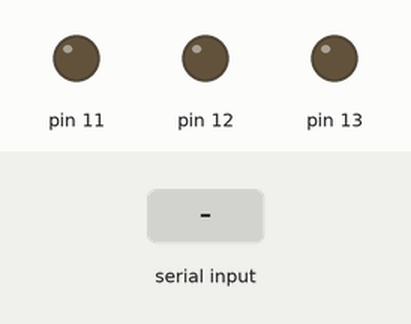
Recording of a sketch running on a simulated Arduino Uno, built with avr-gcc and run on an emulated ATmega328P. Shown: output pins drawn as LEDs (lit = HIGH). Dashed ring = blinking. Inputs (shaded band) come from the test bench.

Above: at 1.2 s.
1.3 s: "4\n" received over Serial
At 1.6 s:
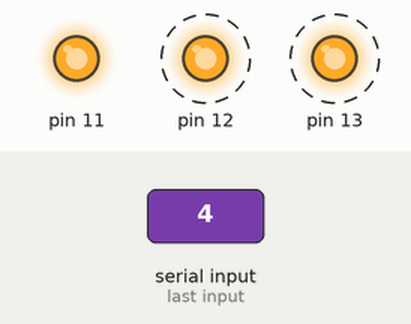
4.3 s: "1\n" received over Serial
At 30.1 s:
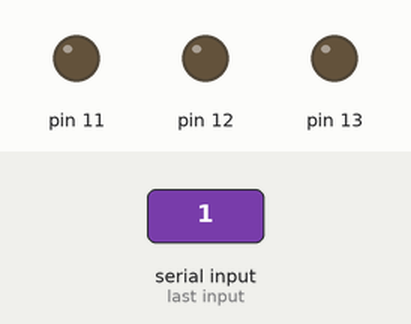
Timing chart, 0 to 30.8 s (numbered marks = the images above; inputs shaded):
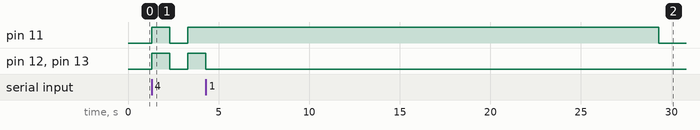

Measured:
- after the input at 1.3 s, pin 11–13: LOW → HIGH at once, → LOW 1.0 s later, → HIGH 1.0 s later
- after the input at 4.3 s, pin 11: HIGH → LOW after 25.0 s instead of 0.00 s

The sketch:

finalcodeHairdyers.ino
```cpp
void setup() {
    Serial.begin(9600);     // initialize serial communications
    Serial.setTimeout(10);  // set the timeout for parseInt
    pinMode(11, OUTPUT);
    pinMode(12, OUTPUT);
    pinMode(13, OUTPUT);
  }

  void loop() {
    if (Serial.available() > 0) {     // if there's serial data available
      int inByte = Serial.parseInt(); // read it
      /*********turn on hairdryer1************/
      if (inByte ==1) {
        digitalWrite(11, HIGH);
        delay(25000);
        digitalWrite(11, LOW);
      }
      /*********turn on hairdryer2************/
        else if (inByte ==2) {
        digitalWrite(11, HIGH);
        digitalWrite(12, HIGH);
        delay(25000);
        digitalWrite(11, LOW);
        digitalWrite(12, LOW);
      }
      /*********turn on hairdryer3************/
        else if (inByte ==3) {
        digitalWrite(11, HIGH);
        digitalWrite(12, HIGH);
        digitalWrite(13, HIGH);
        delay(25000);
        digitalWrite(11, LOW);
        digitalWrite(12, LOW);
        digitalWrite(13, LOW);
      }
      /*********message to tell when it's the end************/
        else if (inByte ==4) {
        digitalWrite(11, HIGH);
        digitalWrite(12, HIGH);
        digitalWrite(13, HIGH);
        delay(1000);
        digitalWrite(11, LOW);
        digitalWrite(12, LOW);
        digitalWrite(13, LOW);
        delay(1000);
        digitalWrite(11, HIGH);
        digitalWrite(12, HIGH);
        digitalWrite(13, HIGH);
        delay(1000);
        digitalWrite(11, LOW);
        digitalWrite(12, LOW);
        digitalWrite(13, LOW);
      }
    }
  }
```
